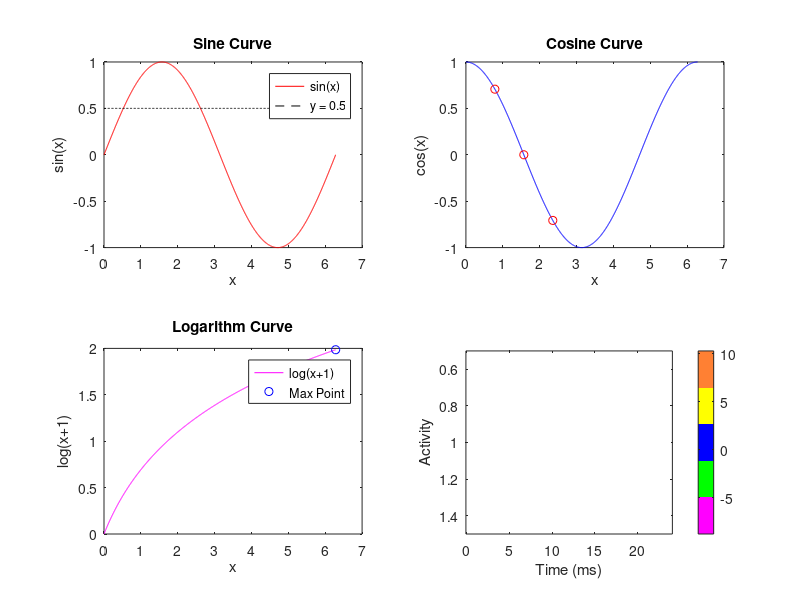

Reproduce this figure in MATLAB.
%% uglyPlot

% Define x values
x = linspace(0, 2*pi, 1000);

% Define y values for various functions
y1 = sin(x);
y2 = cos(x);
y3 = tan(x);
y4 = log(x + 1); % Adding 1 to avoid negative values and log(0)
y_cot = cot(x); % Cotangent values

% Create a new figure
figure(2); clf;

% First subplot: sine curve
subplot(2, 2, 1);
plot(x, y1, 'r'); 
hold on; % Keep the current plot and add new plots to it
plot(x, 0.5*ones(size(x)), 'k--'); % Dashed line at y = 0.5
title('Sine Curve');
xlabel('x');
ylabel('sin(x)');
legend('sin(x)', 'y = 0.5');

% Second subplot: cosine curve
subplot(2, 2, 2);
plot(x, y2, 'b'); 
hold on;
% Sample points
x_points = [pi/4, pi/2, 3*pi/4];
y_points = cos(x_points);
plot(x_points, y_points, 'ro'); % red circles
title('Cosine Curve');
xlabel('x');
ylabel('cos(x)');

% Third subplot: logarithm curve
subplot(2, 2, 3);
plot(x, y4, 'm');
hold on;
% Point at the maximum value of the logarithm curve
[max_y4, idx_max] = max(y4);
plot(x(idx_max), max_y4, 'bo'); % blue circle
title('Logarithm Curve');
xlabel('x');
ylabel('log(x+1)');
legend('log(x+1)', 'Max Point');

% Activity plot 
% Generate some random data
time = linspace(0, 24, 100); % Time from 0 to 24 hours
activity = cumsum(randn(15, 100)); % Random walk for activity

% Create an "ugly" colormap
subplot(2, 2, 4);
uglyColors = [1 0 1; 0 1 0; 0 0 1; 1 1 0; 1 0.5 0.2];
colormap(uglyColors);

% Plot the activity data
imagesc(time, [1], activity);
ylabel('Activity');
xlabel('Time (ms)');

% Add a colorbar which may not be necessary
colorbar;


